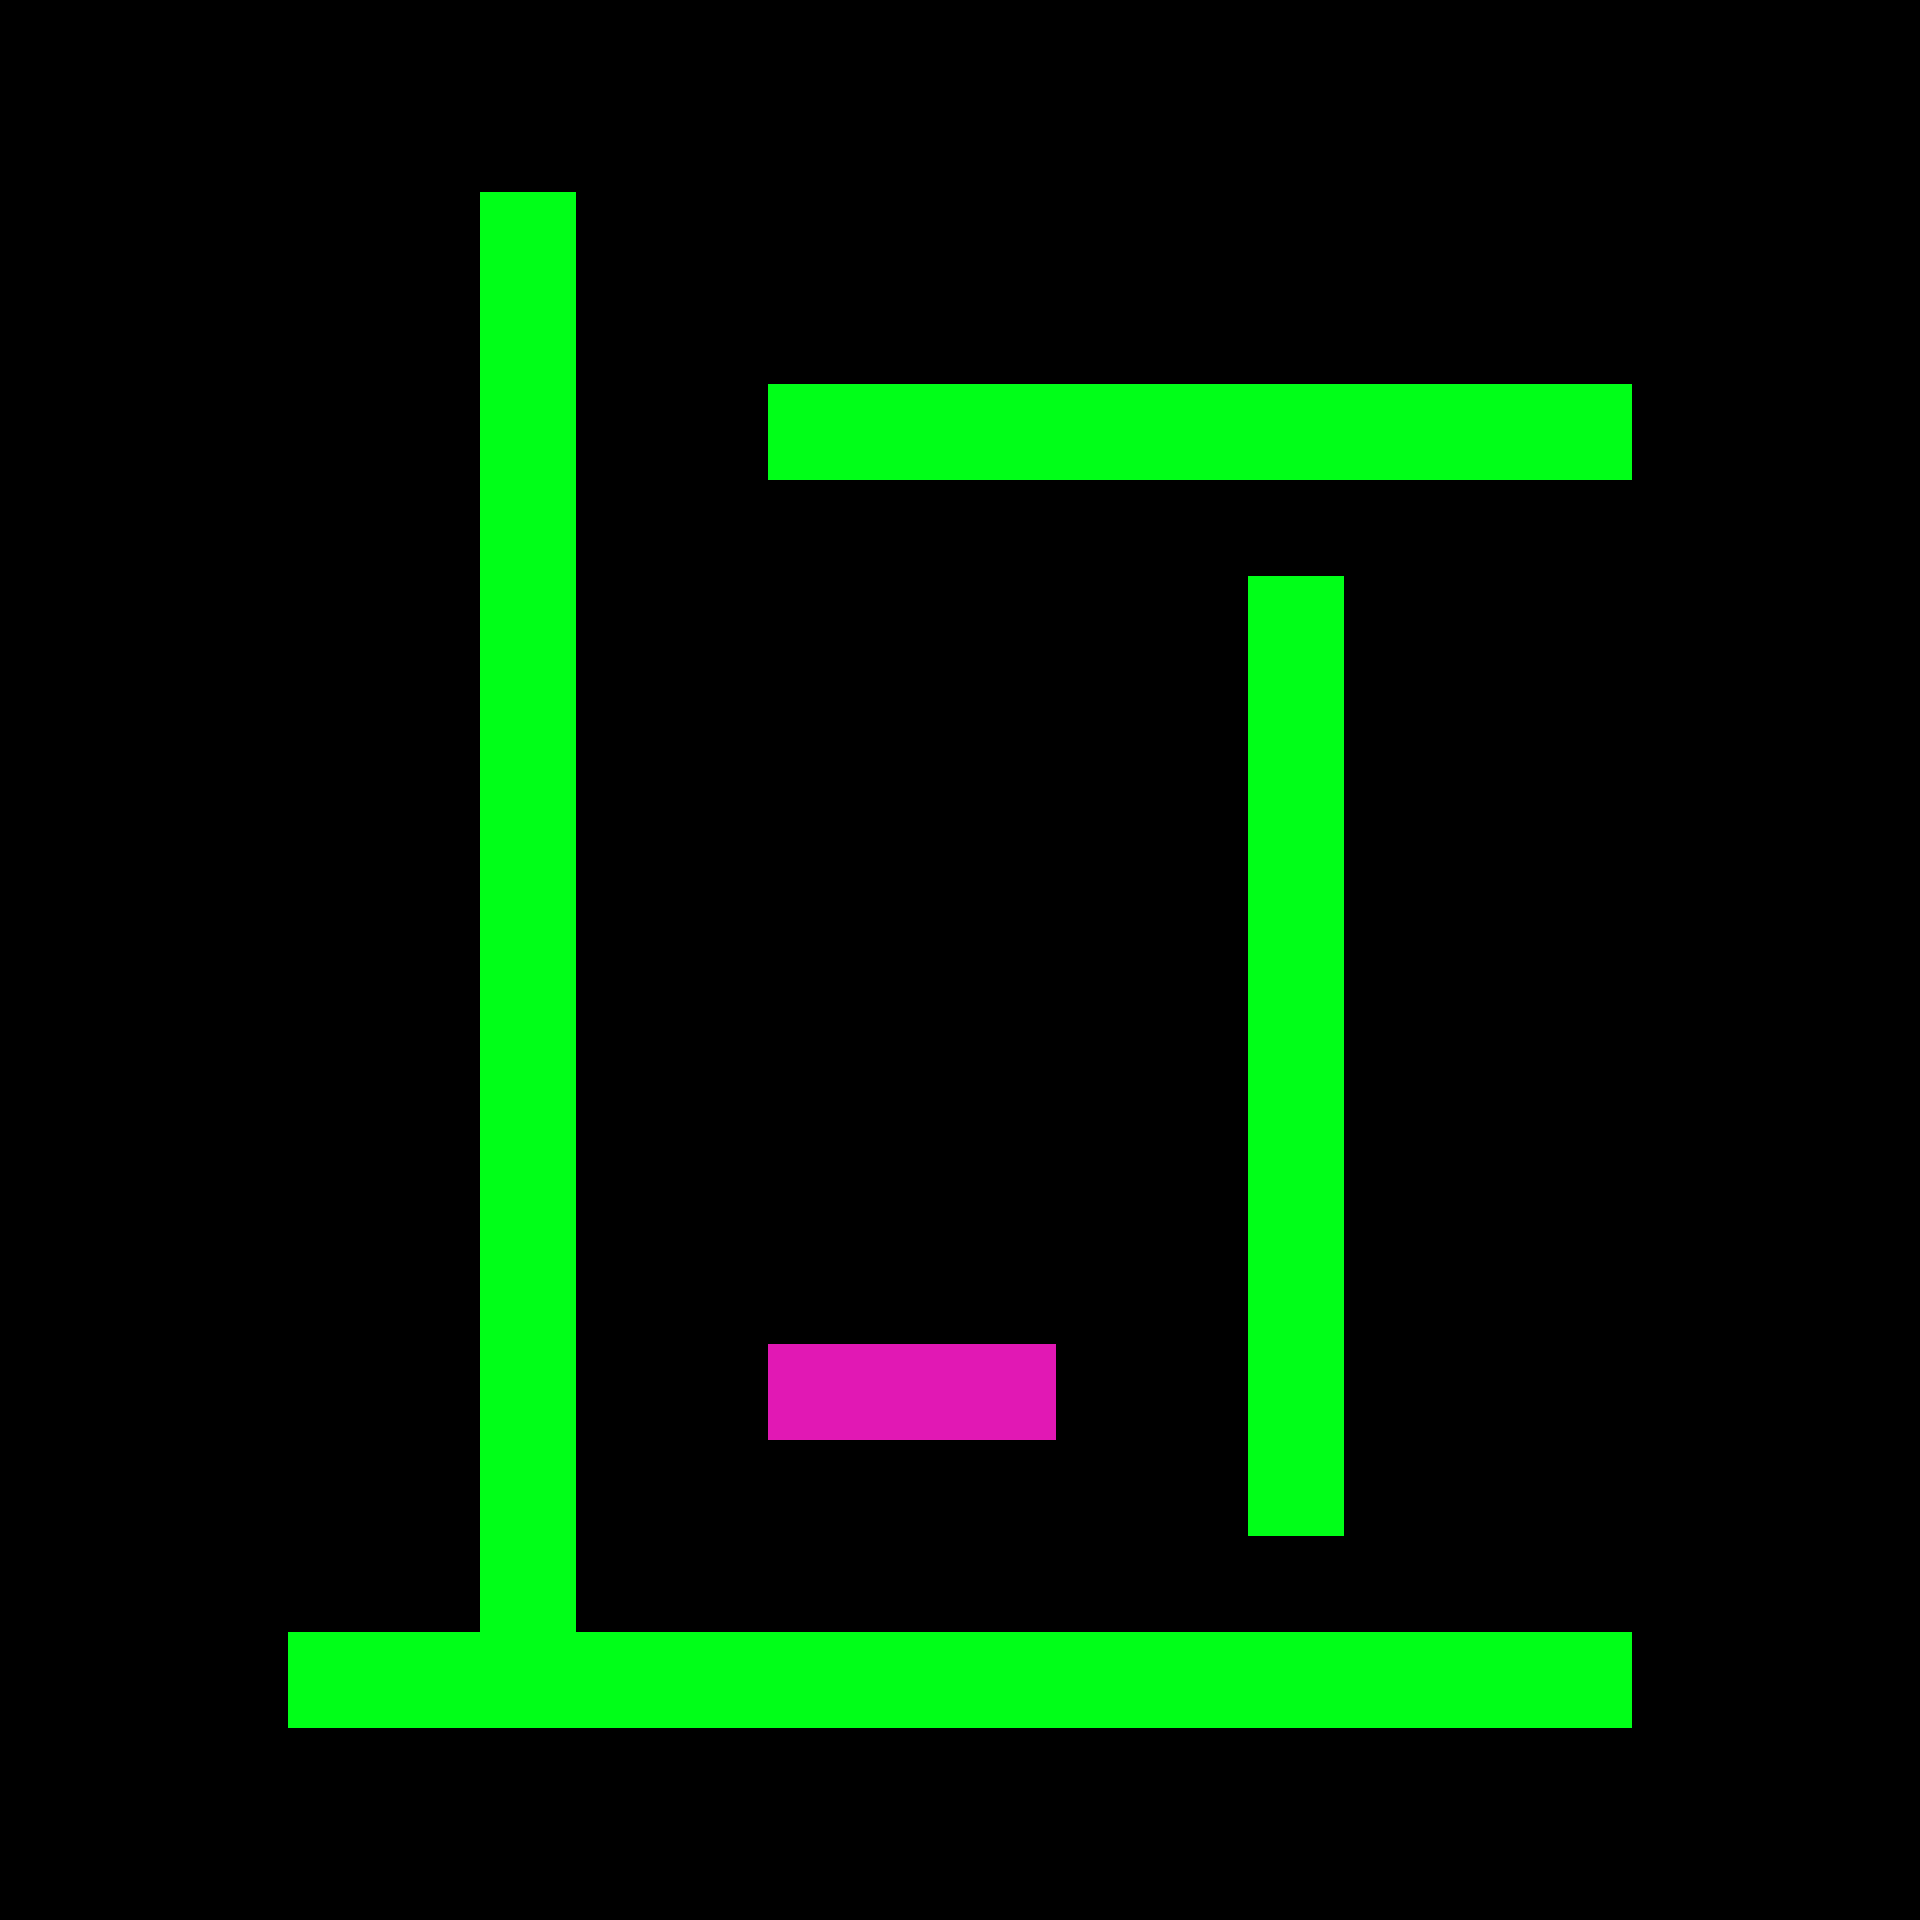

Rendered tile map (Tiled .tmx) drawn with the repository's tilesets; below, a short description and the map source with its tile grids summarised:
An orthogonal 20x20 tile map with 96x96 px tiles, 1 tile layer (Tile Layer 1), 3 tilesets.

<map version="1.0" orientation="orthogonal" width="20" height="20" tilewidth="96" tileheight="96">
 <tileset firstgid="1" source="../tilesets/ground96.tsx" />
 <tileset firstgid="2" source="../tilesets/disappear96.tsx" />
 <tileset firstgid="3" name="player96" tilewidth="96" tileheight="96">
  <image source="../images/player96.png" width="96" height="96" />
  <tile id="0">
   <properties>
    <property name="playerSpawn" value="true" />
   </properties>
  </tile>
 </tileset>
 <layer name="Tile Layer 1" width="20" height="20">
  <data>[400 cells, 52 non-empty, 3 distinct tile ids]</data>
 </layer>
 <objectgroup name="Object Layer 1" width="20" height="20" />
</map>
